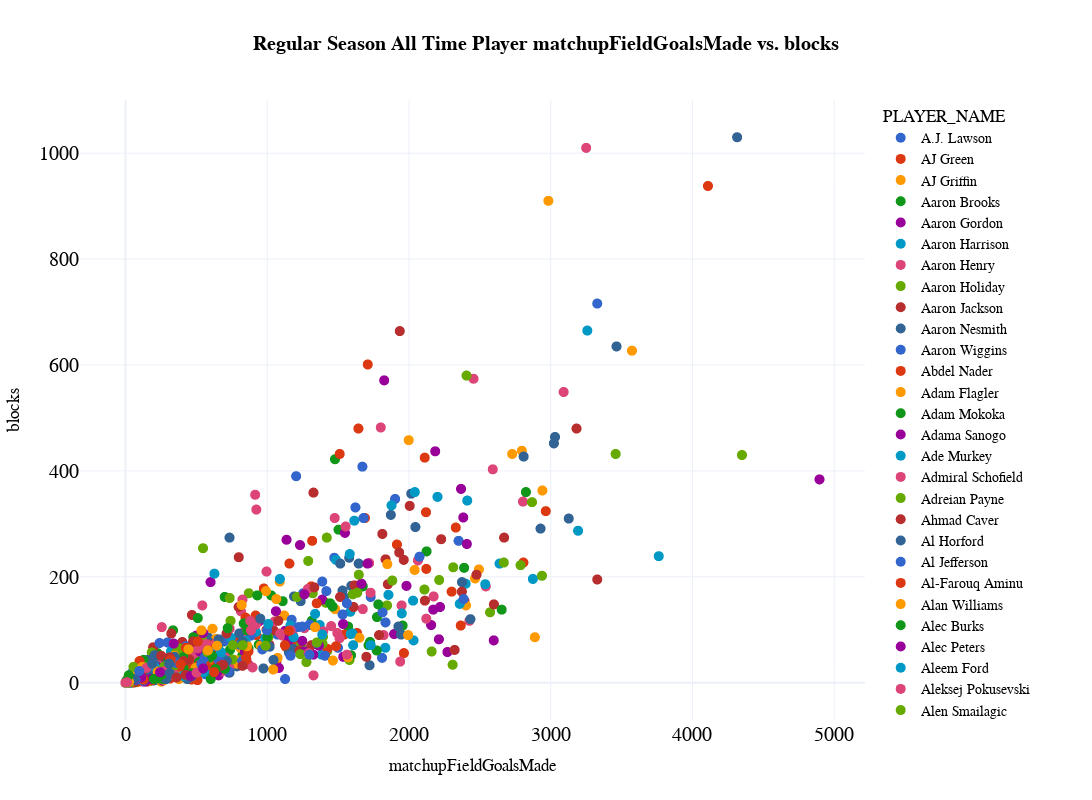

The notebook cell this image was saved under:
### Code cell
cat1="matchupFieldGoalsMade"
cat2="blocks"

fig_scatter = px.scatter(
  df_totals, 
  x=cat1, 
  y=cat2,
  color='PLAYER_NAME',
  color_discrete_sequence=px.colors.qualitative.G10,
  title="<b>{} All Time Player {} vs. {}</b>".format(types,cat1,cat2),
  template="plotly_white",
  hover_data=['blocks', 'defensiveRebounds', 'matchupAssists',
       'matchupFieldGoalPercentage', 'matchupFieldGoalsAttempted',
       'matchupFieldGoalsMade',
       'matchupThreePointerPercentage', 'matchupThreePointersAttempted',
       'matchupThreePointersMade', 'matchupTurnovers',
       'playerPoints', 'steals', 'switchesOn'], 
  height=800, 
  width=1200,
  )

fig_scatter.update_layout(
    title_x=0.5,
    hoverlabel=dict(
        bgcolor="white",
        font_size=16,
        font_family="PT Sans Narrow"
    ),
    yaxis = dict(tickfont = dict(size=20)),
    xaxis = dict(tickfont = dict(size=20)),
    font=dict(
        family="PT Sans Narrow",
        size=14,
        color="Black"
    ),
    title_font_family="PT Sans Narrow"
)
fig_scatter.update_traces(marker={'size': 10})

fig_scatter
